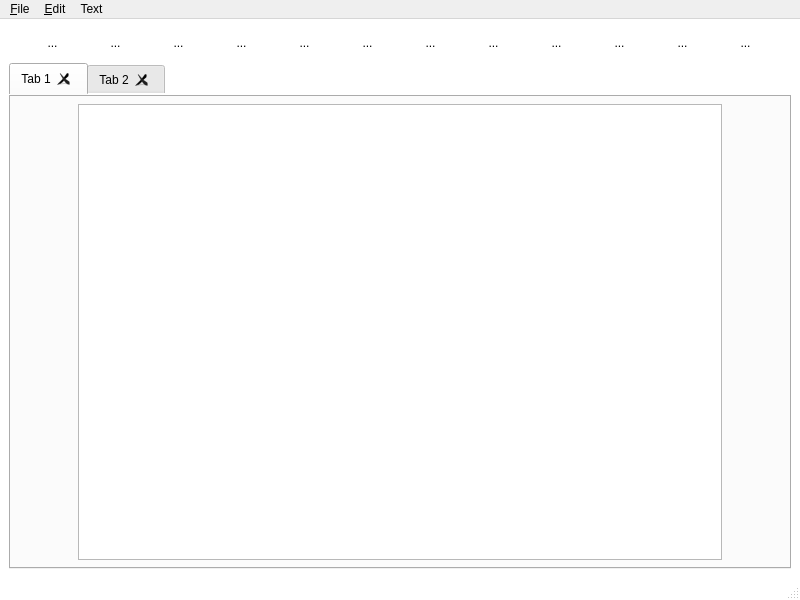
<?xml version="1.0" encoding="UTF-8"?>
<ui version="4.0">
 <class>MainWindow</class>
 <widget class="QMainWindow" name="MainWindow">
  <property name="geometry">
   <rect>
    <x>0</x>
    <y>0</y>
    <width>800</width>
    <height>600</height>
   </rect>
  </property>
  <property name="sizePolicy">
   <sizepolicy hsizetype="Maximum" vsizetype="Maximum">
    <horstretch>0</horstretch>
    <verstretch>0</verstretch>
   </sizepolicy>
  </property>
  <property name="windowTitle">
   <string>MainWindow</string>
  </property>
  <property name="styleSheet">
   <string notr="true">QMainWindow {
	background: white;
}

QTabWidget {
	border: 20px;
}

QToolButton {
 	border-radius: 8px;
	background: white;
	selection-background-color: grey;
}

QToolButton:hover {

	background: darkgrey;
}</string>
  </property>
  <widget class="QWidget" name="centralwidget">
   <property name="sizePolicy">
    <sizepolicy hsizetype="Expanding" vsizetype="Expanding">
     <horstretch>0</horstretch>
     <verstretch>0</verstretch>
    </sizepolicy>
   </property>
   <layout class="QVBoxLayout" name="verticalLayout">
    <item>
     <layout class="QHBoxLayout" name="horizontalLayout">
      <property name="spacing">
       <number>10</number>
      </property>
      <property name="topMargin">
       <number>6</number>
      </property>
      <property name="rightMargin">
       <number>0</number>
      </property>
      <property name="bottomMargin">
       <number>6</number>
      </property>
      <item>
       <widget class="QToolButton" name="toolButton_8">
        <property name="text">
         <string>...</string>
        </property>
        <property name="icon">
         <iconset resource="../res/fugue-icons-3.5.6/icons/fugue-ic.qrc">
          <normaloff>:/edit-strike.png</normaloff>:/edit-strike.png</iconset>
        </property>
        <property name="iconSize">
         <size>
          <width>28</width>
          <height>28</height>
         </size>
        </property>
       </widget>
      </item>
      <item>
       <widget class="QToolButton" name="butBold">
        <property name="styleSheet">
         <string notr="true">QToolButton {
 	border-radius: 8px;
	background: white;
	selection-background-color: grey;
}

QToolButton:hover {

	background: darkgrey;
}</string>
        </property>
        <property name="text">
         <string>...</string>
        </property>
        <property name="icon">
         <iconset resource="../res/fugue-icons-3.5.6/icons/fugue-ic.qrc">
          <normaloff>:/edit-bold.png</normaloff>:/edit-bold.png</iconset>
        </property>
        <property name="iconSize">
         <size>
          <width>28</width>
          <height>28</height>
         </size>
        </property>
       </widget>
      </item>
      <item>
       <widget class="QToolButton" name="butItal">
        <property name="text">
         <string>...</string>
        </property>
        <property name="icon">
         <iconset resource="../res/fugue-icons-3.5.6/icons/fugue-ic.qrc">
          <normaloff>:/edit-italic.png</normaloff>:/edit-italic.png</iconset>
        </property>
        <property name="iconSize">
         <size>
          <width>28</width>
          <height>28</height>
         </size>
        </property>
       </widget>
      </item>
      <item>
       <widget class="QToolButton" name="toolButton_7">
        <property name="text">
         <string>...</string>
        </property>
        <property name="icon">
         <iconset resource="../res/fugue-icons-3.5.6/icons/fugue-ic.qrc">
          <normaloff>:/edit-underline.png</normaloff>:/edit-underline.png</iconset>
        </property>
        <property name="iconSize">
         <size>
          <width>28</width>
          <height>28</height>
         </size>
        </property>
       </widget>
      </item>
      <item>
       <widget class="QToolButton" name="toolButton_6">
        <property name="text">
         <string>...</string>
        </property>
        <property name="icon">
         <iconset resource="../res/fugue-icons-3.5.6/icons/fugue-ic.qrc">
          <normaloff>:/edit-indent-rtl.png</normaloff>:/edit-indent-rtl.png</iconset>
        </property>
        <property name="iconSize">
         <size>
          <width>28</width>
          <height>28</height>
         </size>
        </property>
       </widget>
      </item>
      <item>
       <widget class="QToolButton" name="toolButton_5">
        <property name="text">
         <string>...</string>
        </property>
        <property name="icon">
         <iconset resource="../res/fugue-icons-3.5.6/icons/fugue-ic.qrc">
          <normaloff>:/edit-indent.png</normaloff>:/edit-indent.png</iconset>
        </property>
        <property name="iconSize">
         <size>
          <width>28</width>
          <height>28</height>
         </size>
        </property>
       </widget>
      </item>
      <item>
       <widget class="QToolButton" name="toolButton_10">
        <property name="text">
         <string>...</string>
        </property>
        <property name="icon">
         <iconset resource="../res/fugue-icons-3.5.6/icons/fugue-ic.qrc">
          <normaloff>:/edit-alignment.png</normaloff>:/edit-alignment.png</iconset>
        </property>
        <property name="iconSize">
         <size>
          <width>28</width>
          <height>28</height>
         </size>
        </property>
       </widget>
      </item>
      <item>
       <widget class="QToolButton" name="toolButton_14">
        <property name="text">
         <string>...</string>
        </property>
        <property name="icon">
         <iconset resource="../res/fugue-icons-3.5.6/icons/fugue-ic.qrc">
          <normaloff>:/edit-alignment-right.png</normaloff>:/edit-alignment-right.png</iconset>
        </property>
        <property name="iconSize">
         <size>
          <width>28</width>
          <height>28</height>
         </size>
        </property>
       </widget>
      </item>
      <item>
       <widget class="QToolButton" name="toolButton_12">
        <property name="text">
         <string>...</string>
        </property>
        <property name="icon">
         <iconset resource="../res/fugue-icons-3.5.6/icons/fugue-ic.qrc">
          <normaloff>:/edit-alignment-center.png</normaloff>:/edit-alignment-center.png</iconset>
        </property>
        <property name="iconSize">
         <size>
          <width>28</width>
          <height>28</height>
         </size>
        </property>
       </widget>
      </item>
      <item>
       <widget class="QToolButton" name="toolButton_13">
        <property name="text">
         <string>...</string>
        </property>
        <property name="icon">
         <iconset resource="../res/fugue-icons-3.5.6/icons/fugue-ic.qrc">
          <normaloff>:/edit-alignment-justify.png</normaloff>:/edit-alignment-justify.png</iconset>
        </property>
        <property name="iconSize">
         <size>
          <width>28</width>
          <height>28</height>
         </size>
        </property>
       </widget>
      </item>
      <item>
       <widget class="QToolButton" name="toolButton_11">
        <property name="text">
         <string>...</string>
        </property>
        <property name="icon">
         <iconset resource="../res/fugue-icons-3.5.6/icons/fugue-ic.qrc">
          <normaloff>:/edit-size-down.png</normaloff>:/edit-size-down.png</iconset>
        </property>
        <property name="iconSize">
         <size>
          <width>28</width>
          <height>28</height>
         </size>
        </property>
       </widget>
      </item>
      <item>
       <widget class="QToolButton" name="toolButton_3">
        <property name="text">
         <string>...</string>
        </property>
        <property name="icon">
         <iconset resource="../res/fugue-icons-3.5.6/icons/fugue-ic.qrc">
          <normaloff>:/edit-size-up.png</normaloff>:/edit-size-up.png</iconset>
        </property>
        <property name="iconSize">
         <size>
          <width>28</width>
          <height>28</height>
         </size>
        </property>
       </widget>
      </item>
     </layout>
    </item>
    <item>
     <widget class="QTabWidget" name="tabWidget">
      <property name="tabPosition">
       <enum>QTabWidget::North</enum>
      </property>
      <property name="tabShape">
       <enum>QTabWidget::Rounded</enum>
      </property>
      <property name="currentIndex">
       <number>0</number>
      </property>
      <property name="iconSize">
       <size>
        <width>9</width>
        <height>9</height>
       </size>
      </property>
      <property name="elideMode">
       <enum>Qt::ElideNone</enum>
      </property>
      <property name="tabsClosable">
       <bool>true</bool>
      </property>
      <property name="movable">
       <bool>true</bool>
      </property>
      <widget class="QWidget" name="tab">
       <attribute name="title">
        <string>Tab 1</string>
       </attribute>
       <layout class="QVBoxLayout" name="verticalLayout_2">
        <property name="leftMargin">
         <number>9</number>
        </property>
        <item>
         <layout class="QHBoxLayout" name="horizontalLayout_5">
          <item>
           <spacer name="horizontalSpacer">
            <property name="orientation">
             <enum>Qt::Horizontal</enum>
            </property>
            <property name="sizeType">
             <enum>QSizePolicy::Fixed</enum>
            </property>
            <property name="sizeHint" stdset="0">
             <size>
              <width>60</width>
              <height>20</height>
             </size>
            </property>
           </spacer>
          </item>
          <item>
           <widget class="QTextEdit" name="ted0">
            <property name="sizePolicy">
             <sizepolicy hsizetype="Expanding" vsizetype="Minimum">
              <horstretch>0</horstretch>
              <verstretch>0</verstretch>
             </sizepolicy>
            </property>
            <property name="minimumSize">
             <size>
              <width>0</width>
              <height>0</height>
             </size>
            </property>
            <property name="baseSize">
             <size>
              <width>0</width>
              <height>0</height>
             </size>
            </property>
            <property name="documentTitle">
             <string>cumlord</string>
            </property>
           </widget>
          </item>
          <item>
           <spacer name="horizontalSpacer_2">
            <property name="orientation">
             <enum>Qt::Horizontal</enum>
            </property>
            <property name="sizeType">
             <enum>QSizePolicy::Fixed</enum>
            </property>
            <property name="sizeHint" stdset="0">
             <size>
              <width>60</width>
              <height>20</height>
             </size>
            </property>
           </spacer>
          </item>
         </layout>
        </item>
       </layout>
      </widget>
      <widget class="QWidget" name="tab_2">
       <attribute name="title">
        <string>Tab 2</string>
       </attribute>
      </widget>
     </widget>
    </item>
   </layout>
  </widget>
  <widget class="QMenuBar" name="menubar">
   <property name="geometry">
    <rect>
     <x>0</x>
     <y>0</y>
     <width>800</width>
     <height>22</height>
    </rect>
   </property>
   <widget class="QMenu" name="menu_File">
    <property name="title">
     <string>&amp;File</string>
    </property>
    <addaction name="action_New"/>
    <addaction name="action_Open"/>
    <addaction name="action_Save_As"/>
   </widget>
   <widget class="QMenu" name="menu_Edit">
    <property name="title">
     <string>&amp;Edit</string>
    </property>
   </widget>
   <widget class="QMenu" name="menuText">
    <property name="title">
     <string>Text</string>
    </property>
    <addaction name="actionBold"/>
    <addaction name="actionItalic"/>
    <addaction name="actionUnderline"/>
    <addaction name="actionStrikethrough"/>
   </widget>
   <addaction name="menu_File"/>
   <addaction name="menu_Edit"/>
   <addaction name="menuText"/>
  </widget>
  <widget class="QStatusBar" name="statusbar"/>
  <action name="action_Open">
   <property name="text">
    <string>&amp;Open</string>
   </property>
  </action>
  <action name="action_Save_As">
   <property name="text">
    <string>&amp;Save As</string>
   </property>
  </action>
  <action name="action_New">
   <property name="text">
    <string>&amp;New</string>
   </property>
  </action>
  <action name="actionBold">
   <property name="text">
    <string>Bold</string>
   </property>
  </action>
  <action name="actionItalic">
   <property name="text">
    <string>Italic</string>
   </property>
  </action>
  <action name="actionUnderline">
   <property name="text">
    <string>Underline</string>
   </property>
  </action>
  <action name="actionStrikethrough">
   <property name="text">
    <string>Strikethrough</string>
   </property>
  </action>
 </widget>
 <resources>
  <include location="../res/fugue-icons-3.5.6/icons/fugue-ic.qrc"/>
 </resources>
 <connections/>
</ui>
